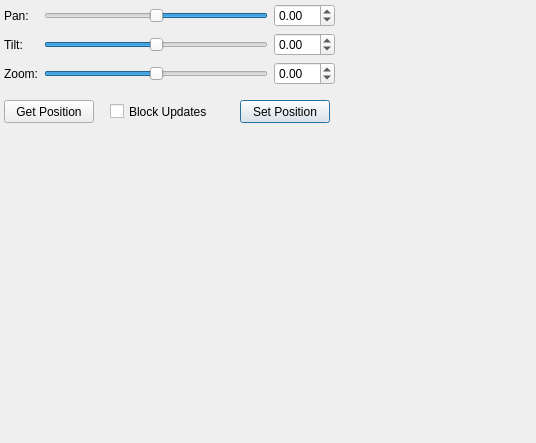
<?xml version="1.0" encoding="UTF-8"?>
<ui version="4.0">
 <class>PtuController</class>
 <widget class="QWidget" name="PtuController">
  <property name="geometry">
   <rect>
    <x>0</x>
    <y>0</y>
    <width>536</width>
    <height>443</height>
   </rect>
  </property>
  <property name="sizePolicy">
   <sizepolicy hsizetype="Minimum" vsizetype="Minimum">
    <horstretch>0</horstretch>
    <verstretch>0</verstretch>
   </sizepolicy>
  </property>
  <property name="windowTitle">
   <string>PTU Control</string>
  </property>
  <widget class="QWidget" name="wctrls" native="true">
   <property name="geometry">
    <rect>
     <x>4</x>
     <y>4</y>
     <width>331</width>
     <height>91</height>
    </rect>
   </property>
   <layout class="QFormLayout" name="formLayout_2">
    <item row="0" column="0">
     <widget class="QLabel" name="label_3">
      <property name="text">
       <string>Pan:</string>
      </property>
      <property name="buddy">
       <cstring>sliderPan</cstring>
      </property>
     </widget>
    </item>
    <item row="0" column="1">
     <layout class="QHBoxLayout" name="horizontalLayout">
      <item>
       <widget class="QSlider" name="sliderPan">
        <property name="sizePolicy">
         <sizepolicy hsizetype="Expanding" vsizetype="Fixed">
          <horstretch>1</horstretch>
          <verstretch>0</verstretch>
         </sizepolicy>
        </property>
        <property name="minimum">
         <number>-90</number>
        </property>
        <property name="maximum">
         <number>90</number>
        </property>
        <property name="orientation">
         <enum>Qt::Horizontal</enum>
        </property>
        <property name="invertedAppearance">
         <bool>true</bool>
        </property>
        <property name="invertedControls">
         <bool>false</bool>
        </property>
       </widget>
      </item>
      <item>
       <widget class="QDoubleSpinBox" name="spinPan">
        <property name="minimum">
         <double>-90.000000000000000</double>
        </property>
        <property name="maximum">
         <double>90.000000000000000</double>
        </property>
       </widget>
      </item>
     </layout>
    </item>
    <item row="1" column="0">
     <widget class="QLabel" name="label_2">
      <property name="text">
       <string>Tilt:</string>
      </property>
      <property name="buddy">
       <cstring>sliderTilt</cstring>
      </property>
     </widget>
    </item>
    <item row="1" column="1">
     <layout class="QHBoxLayout" name="horizontalLayout_2">
      <item>
       <widget class="QSlider" name="sliderTilt">
        <property name="sizePolicy">
         <sizepolicy hsizetype="Expanding" vsizetype="Fixed">
          <horstretch>1</horstretch>
          <verstretch>0</verstretch>
         </sizepolicy>
        </property>
        <property name="minimum">
         <number>-90</number>
        </property>
        <property name="maximum">
         <number>90</number>
        </property>
        <property name="orientation">
         <enum>Qt::Horizontal</enum>
        </property>
       </widget>
      </item>
      <item>
       <widget class="QDoubleSpinBox" name="spinTilt">
        <property name="minimum">
         <double>-90.000000000000000</double>
        </property>
        <property name="maximum">
         <double>90.000000000000000</double>
        </property>
       </widget>
      </item>
     </layout>
    </item>
    <item row="2" column="0">
     <widget class="QLabel" name="label">
      <property name="text">
       <string>Zoom:</string>
      </property>
      <property name="buddy">
       <cstring>sliderZoom</cstring>
      </property>
     </widget>
    </item>
    <item row="2" column="1">
     <layout class="QHBoxLayout" name="horizontalLayout_3">
      <item>
       <widget class="QSlider" name="sliderZoom">
        <property name="minimum">
         <number>-10</number>
        </property>
        <property name="maximum">
         <number>10</number>
        </property>
        <property name="orientation">
         <enum>Qt::Horizontal</enum>
        </property>
       </widget>
      </item>
      <item>
       <widget class="QDoubleSpinBox" name="spinZoom">
        <property name="minimum">
         <double>-10.000000000000000</double>
        </property>
        <property name="maximum">
         <double>10.000000000000000</double>
        </property>
       </widget>
      </item>
     </layout>
    </item>
   </layout>
  </widget>
  <widget class="QPushButton" name="btSetPosition">
   <property name="geometry">
    <rect>
     <x>240</x>
     <y>100</y>
     <width>90</width>
     <height>23</height>
    </rect>
   </property>
   <property name="text">
    <string>Set Position</string>
   </property>
   <property name="default">
    <bool>true</bool>
   </property>
  </widget>
  <widget class="QPushButton" name="btGetPosition">
   <property name="geometry">
    <rect>
     <x>4</x>
     <y>100</y>
     <width>90</width>
     <height>23</height>
    </rect>
   </property>
   <property name="text">
    <string>Get Position</string>
   </property>
  </widget>
  <widget class="QCheckBox" name="ckBlockUpdates">
   <property name="geometry">
    <rect>
     <x>110</x>
     <y>101</y>
     <width>111</width>
     <height>21</height>
    </rect>
   </property>
   <property name="toolTip">
    <string>When checked, automatic position updates generated by the component will be blocked.</string>
   </property>
   <property name="text">
    <string>Block Updates</string>
   </property>
  </widget>
 </widget>
 <tabstops>
  <tabstop>sliderPan</tabstop>
  <tabstop>spinPan</tabstop>
  <tabstop>sliderTilt</tabstop>
  <tabstop>spinTilt</tabstop>
  <tabstop>sliderZoom</tabstop>
  <tabstop>spinZoom</tabstop>
  <tabstop>btSetPosition</tabstop>
 </tabstops>
 <resources/>
 <connections/>
</ui>
